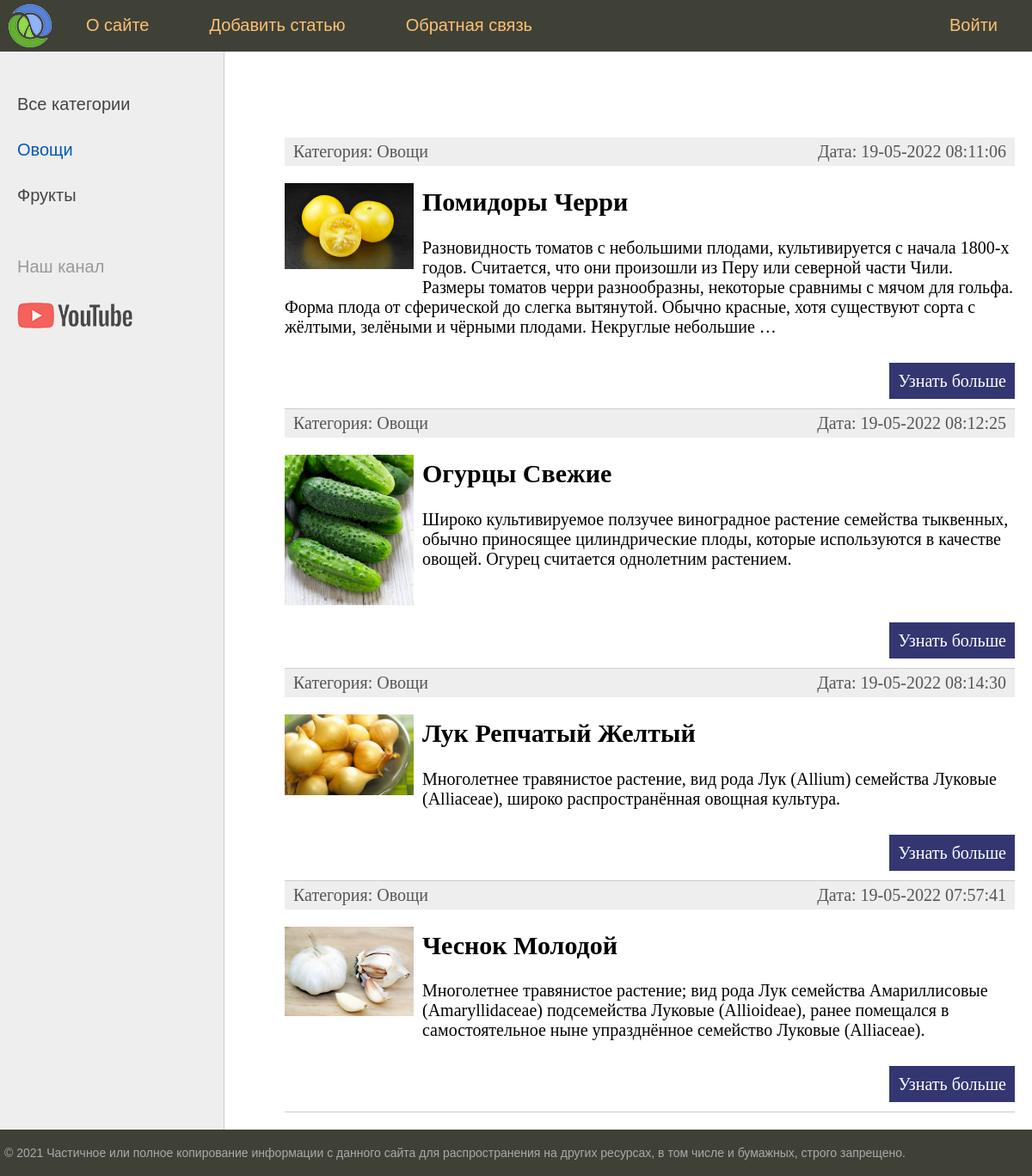
Page /category/1/ on the committed database.
### HG9/models.py (models this page shows, shortened)
class Category(models.Model):
    name = models.CharField(max_length=100, db_index=True, verbose_name="Категория")
    def __str__(self):
        return self.name
    def get_absolute_url(self):
        return reverse('category', kwargs={'cat_id': self.pk})
    class Meta:
        verbose_name = 'Категория'
        verbose_name_plural = 'Категории'
        ordering = ['id']

class Product(models.Model):
    title = models.CharField(max_length=255, verbose_name="Заголовок")
    content = models.TextField(blank=True, verbose_name="Текст статьи")
    photo = models.ImageField(upload_to="photos/%Y/%m/%d/", verbose_name="Фото")
    price = models.IntegerField(default=0, verbose_name="Цена")
    time_create = models.DateTimeField(auto_now_add=True, verbose_name="Время создания")
    time_update = models.DateTimeField(auto_now=True, verbose_name="Время изменения")
    is_published = models.BooleanField(default=True, verbose_name="Публикация")
    cat = models.ForeignKey('Category', on_delete=models.PROTECT, null=True, verbose_name="Категория")
    def get_absolute_url(self):
        return reverse('post', kwargs={'post_id': self.pk})
    class Meta:
        verbose_name = 'Товары'
        verbose_name_plural = 'Товары'
        ordering = ['time_create', 'title']

### HG9/views.py (the view)
# urls.py: path('category/<int:cat_id>/', show_category, name='category'),
def show_category(request, cat_id):
    posts = Product.objects.filter(cat_id=cat_id)
    if len(posts) == 0:
        raise Http404()
    context = {
        'posts': posts,
        'menu': menu,
        'title': 'Отображение по рубрикам',
        'cat_selected': cat_id,
    }
    return render(request, 'HG9/index.html', context=context)

### HG9/templatetags/HG9_tags.py (called while the page is built)
@register.inclusion_tag('HG9/list_categories.html')
def show_categories(sort=None, cat_selected=0):
    if not sort:
        cats = Category.objects.all()
    else:
        cats = Category.objects.order_by(sort)
    return {"cats":cats, "cat_selected": cat_selected}

### HG9/templates/HG9/index.html (shortened to what this page needs)
{% extends 'HG9/base.html' %}
{% block content %}
<ul class="list-articles">
	{% for p in posts %}
			<li><div class="article-panel">
	<p class="first">Категория: {{p.cat}}</p>
	<p class="last">Дата: {{p.time_update|date:"d-m-Y H:i:s"}}</p>
</div>
{%if p.photo %}
	<p><img class="img-article-left thumb" src="{{p.photo.url}}"></p>
{% endif %}
				<h2>{{p.title}}</h2>
	{% autoescape on %}
	{{p.content|linebreaks|truncatewords:50}}
	{% endautoescape %}
			<p class="link-read-post"><a href="{{ p.get_absolute_url }}">Узнать больше</a></p>
			</li>
	{% endfor %}
</ul>
{% endblock %}

### HG9/templates/HG9/list_categories.html
{% for c in cats %}
	{% if c.pk == cat_selected %}
		<li class="selected">{{c.name}}</li>
	{% else %}
		<li><a href="{{ c.get_absolute_url }}">{{c.name}}</a></li>
	{% endif %}
{% endfor %}

### HG9/static/HG9/css/styles.css (style rules this page uses)
html, body { font-family: 'Arial'; margin: 0; padding: 0; height: 100%; width: 100%; color: #444; }
a { color: #0059b2; text-decoration: none; }
img { max-width: 600px; height: auto; }
img.img-article-left { max-width: 300px; height: auto; float: left; padding: 0 10px 10px 0; }
img.img-article-left.thumb { max-width: 150px; height: auto; }
p.link-read-post { text-align: right; }
p.link-read-post a { padding: 10px; min-width: 100px; background: #333671; color: #fff; text-decoration: none; }
div.article-panel { background: #eee; padding: 5px 10px 5px 10px; box-sizing: border-box; overflow: hidden; color: #555; }
div.article-panel p.first { margin: 0; float: left; }
div.article-panel p.last { margin: 0; float: right; }
ul.list-articles { list-style: none; margin: 0; padding: 0; }
ul.list-articles li { border-bottom: 1px solid #ccc; }
.left-chapters ul li { margin: 30px 0 0 0; color: #999; }
.left-chapters ul li.selected { color: #0059b2; }
.left-chapters ul li a { color: #444; text-decoration: none; }

### rows in the picture
Category: name "Овощи"
Category: name "Фрукты"
Product: cat "Овощи", time_update "19-05-2022 08:11:06", photo (picture), title "Помидоры Черри", content "Разновидность томатов с небольшими плодами, культивируется с начала 1800-х годов. Считается, что они произошли из Перу или северной части Чили. Размеры томатов черри разнообразны, некоторые сравнимы с мячом для гольфа. Форма плода от сферической до слегка вытянутой. Обычно красные, хотя существуют сорта с жёлтыми, зелёными и чёрными плодами. Некруглые небольшие …"
Product: cat "Овощи", time_update "19-05-2022 08:12:25", photo (picture), title "Огурцы Свежие", content "Широко культивируемое ползучее виноградное растение семейства тыквенных, обычно приносящее цилиндрические плоды, которые используются в качестве овощей. Огурец считается однолетним растением."
Product: cat "Овощи", time_update "19-05-2022 08:14:30", photo (picture), title "Лук Репчатый Желтый", content "Многолетнее травянистое растение, вид рода Лук (Allium) семейства Луковые (Alliaceae), широко распространённая овощная культура."
Product: cat "Овощи", time_update "19-05-2022 07:57:41", photo (picture), title "Чеснок Молодой", content "Многолетнее травянистое растение; вид рода Лук семейства Амариллисовые (Amaryllidaceae) подсемейства Луковые (Allioideae), ранее помещался в самостоятельное ныне упразднённое семейство Луковые (Alliaceae)."

### other values in the picture
{{ m.title }} "О сайте" "Добавить статью" "Обратная связь"
{{ m.title }} "Войти"
